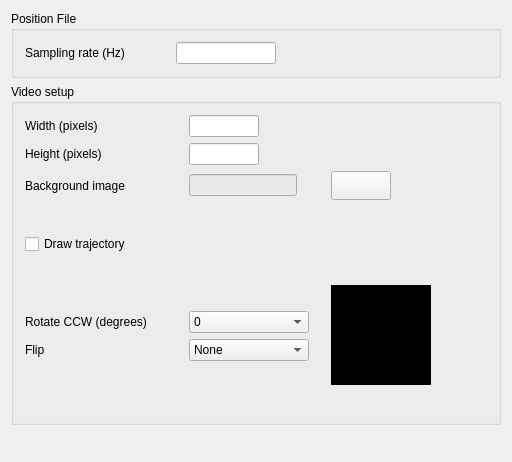
<?xml version="1.0" encoding="UTF-8"?>
<ui version="4.0" stdsetdef="1">
  <author></author>
  <comment></comment>
  <exportmacro></exportmacro>
  <class>PositionPropertiesLayout</class>
  <widget class="QWidget" name="PositionPropertiesLayout">
    <property name="geometry">
      <rect>
        <x>0</x>
        <y>0</y>
        <width>512</width>
        <height>462</height>
      </rect>
    </property>
    <property name="windowTitle">
      <string>Position Properties</string>
    </property>
    <layout class="QGridLayout">
      <item row="0" column="0">
        <widget class="QGroupBox" name="groupBox1">
          <property name="sizePolicy">
            <sizepolicy>
              <hsizetype>5</hsizetype>
              <vsizetype>0</vsizetype>
              <horstretch>0</horstretch>
              <verstretch>0</verstretch>
            </sizepolicy>
          </property>
          <property name="minimumSize">
            <size>
              <width>460</width>
              <height>0</height>
            </size>
          </property>
          <property name="title">
            <string>Position File</string>
          </property>
          <layout class="QGridLayout">
            <item row="0" column="0">
              <layout class="QHBoxLayout">
                <item>
                  <widget class="QLabel" name="sampleRateLabel">
                    <property name="text">
                      <string>Sampling rate (Hz)</string>
                    </property>
                    <property name="wordWrap">
                      <bool>false</bool>
                    </property>
                  </widget>
                </item>
                <item>
                  <spacer name="spacer4_2">
                    <property name="sizeHint">
                      <size>
                        <width>45</width>
                        <height>20</height>
                      </size>
                    </property>
                    <property name="sizeType">
                      <enum>QSizePolicy::Fixed</enum>
                    </property>
                    <property name="orientation">
                      <enum>Qt::Horizontal</enum>
                    </property>
                  </spacer>
                </item>
                <item>
                  <widget class="QLineEdit" name="samplingRateLineEdit">
                    <property name="sizePolicy">
                      <sizepolicy>
                        <hsizetype>0</hsizetype>
                        <vsizetype>0</vsizetype>
                        <horstretch>0</horstretch>
                        <verstretch>0</verstretch>
                      </sizepolicy>
                    </property>
                    <property name="minimumSize">
                      <size>
                        <width>100</width>
                        <height>0</height>
                      </size>
                    </property>
                    <property name="maximumSize">
                      <size>
                        <width>100</width>
                        <height>32767</height>
                      </size>
                    </property>
                  </widget>
                </item>
                <item>
                  <spacer name="spacer4">
                    <property name="sizeHint">
                      <size>
                        <width>11</width>
                        <height>20</height>
                      </size>
                    </property>
                    <property name="sizeType">
                      <enum>QSizePolicy::Expanding</enum>
                    </property>
                    <property name="orientation">
                      <enum>Qt::Horizontal</enum>
                    </property>
                  </spacer>
                </item>
              </layout>
            </item>
          </layout>
        </widget>
      </item>
      <item row="2" column="0">
        <spacer name="spacer1">
          <property name="sizeHint">
            <size>
              <width>21</width>
              <height>20</height>
            </size>
          </property>
          <property name="sizeType">
            <enum>QSizePolicy::Expanding</enum>
          </property>
          <property name="orientation">
            <enum>Qt::Vertical</enum>
          </property>
        </spacer>
      </item>
      <item row="1" column="0">
        <widget class="QGroupBox" name="groupBox2">
          <property name="sizePolicy">
            <sizepolicy>
              <hsizetype>5</hsizetype>
              <vsizetype>0</vsizetype>
              <horstretch>0</horstretch>
              <verstretch>0</verstretch>
            </sizepolicy>
          </property>
          <property name="minimumSize">
            <size>
              <width>460</width>
              <height>0</height>
            </size>
          </property>
          <property name="title">
            <string>Video setup</string>
          </property>
          <layout class="QGridLayout">
            <item row="0" column="0">
              <layout class="QGridLayout">
                <item row="2" column="2" rowspan="1" colspan="2">
                  <widget class="QLineEdit" name="backgroundLineEdit">
                    <property name="sizePolicy">
                      <sizepolicy>
                        <hsizetype>0</hsizetype>
                        <vsizetype>0</vsizetype>
                        <horstretch>0</horstretch>
                        <verstretch>0</verstretch>
                      </sizepolicy>
                    </property>
                    <property name="autoFillBackground">
                      <bool>true</bool>
                    </property>
                    <property name="palette">
                      <palette>
                        <active>
                          <colorrole role="Base">
                            <brush brushstyle="SolidPattern">
                              <color alpha="255">
                                <red>233</red>
                                <green>233</green>
                                <blue>233</blue>
                              </color>
                            </brush>
                          </colorrole>
                        </active>
                        <inactive>
                          <colorrole role="Base">
                            <brush brushstyle="SolidPattern">
                              <color alpha="255">
                                <red>233</red>
                                <green>233</green>
                                <blue>233</blue>
                              </color>
                            </brush>
                          </colorrole>
                        </inactive>
                        <disabled>
                          <colorrole role="Base">
                            <brush brushstyle="SolidPattern">
                              <color alpha="255">
                                <red>233</red>
                                <green>233</green>
                                <blue>233</blue>
                              </color>
                            </brush>
                          </colorrole>
                        </disabled>
                      </palette>
                    </property>
                  </widget>
                </item>
                <item row="6" column="2" rowspan="1" colspan="2">
                  <widget class="QComboBox" name="rotateComboBox">
                    <property name="sizePolicy">
                      <sizepolicy>
                        <hsizetype>0</hsizetype>
                        <vsizetype>0</vsizetype>
                        <horstretch>0</horstretch>
                        <verstretch>0</verstretch>
                      </sizepolicy>
                    </property>
                    <property name="minimumSize">
                      <size>
                        <width>120</width>
                        <height>0</height>
                      </size>
                    </property>
                    <property name="maximumSize">
                      <size>
                        <width>120</width>
                        <height>32767</height>
                      </size>
                    </property>
                    <item>
                      <property name="text">
                        <string>0</string>
                      </property>
                    </item>
                    <item>
                      <property name="text">
                        <string>90</string>
                      </property>
                    </item>
                    <item>
                      <property name="text">
                        <string>180</string>
                      </property>
                    </item>
                    <item>
                      <property name="text">
                        <string>270</string>
                      </property>
                    </item>
                  </widget>
                </item>
                <item row="1" column="0">
                  <widget class="QLabel" name="heightLabel">
                    <property name="text">
                      <string>Height (pixels)</string>
                    </property>
                    <property name="wordWrap">
                      <bool>false</bool>
                    </property>
                  </widget>
                </item>
                <item row="2" column="5">
                  <widget class="QPushButton" name="backgroundButton">
                    <property name="sizePolicy">
                      <sizepolicy>
                        <hsizetype>0</hsizetype>
                        <vsizetype>0</vsizetype>
                        <horstretch>0</horstretch>
                        <verstretch>0</verstretch>
                      </sizepolicy>
                    </property>
                    <property name="minimumSize">
                      <size>
                        <width>60</width>
                        <height>29</height>
                      </size>
                    </property>
                    <property name="text">
                      <string/>
                    </property>
                  </widget>
                </item>
                <item row="0" column="0">
                  <widget class="QLabel" name="widthLabel">
                    <property name="text">
                      <string>Width (pixels)</string>
                    </property>
                    <property name="wordWrap">
                      <bool>false</bool>
                    </property>
                  </widget>
                </item>
                <item row="7" column="0">
                  <widget class="QLabel" name="flipLabel">
                    <property name="text">
                      <string>Flip</string>
                    </property>
                    <property name="wordWrap">
                      <bool>false</bool>
                    </property>
                  </widget>
                </item>
                <item row="6" column="0">
                  <widget class="QLabel" name="rotateLabel">
                    <property name="text">
                      <string>Rotate CCW (degrees)</string>
                    </property>
                    <property name="wordWrap">
                      <bool>false</bool>
                    </property>
                  </widget>
                </item>
                <item row="6" column="4">
                  <spacer name="spacer18_2_2">
                    <property name="sizeHint">
                      <size>
                        <width>16</width>
                        <height>16</height>
                      </size>
                    </property>
                    <property name="sizeType">
                      <enum>QSizePolicy::Fixed</enum>
                    </property>
                    <property name="orientation">
                      <enum>Qt::Horizontal</enum>
                    </property>
                  </spacer>
                </item>
                <item row="7" column="6">
                  <spacer name="spacer4_3">
                    <property name="sizeHint">
                      <size>
                        <width>20</width>
                        <height>20</height>
                      </size>
                    </property>
                    <property name="sizeType">
                      <enum>QSizePolicy::MinimumExpanding</enum>
                    </property>
                    <property name="orientation">
                      <enum>Qt::Horizontal</enum>
                    </property>
                  </spacer>
                </item>
                <item row="4" column="0" rowspan="1" colspan="3">
                  <widget class="QCheckBox" name="checkBoxBackground">
                    <property name="text">
                      <string>Draw trajectory</string>
                    </property>
                  </widget>
                </item>
                <item row="1" column="2">
                  <widget class="QLineEdit" name="heightLineEdit">
                    <property name="sizePolicy">
                      <sizepolicy>
                        <hsizetype>0</hsizetype>
                        <vsizetype>0</vsizetype>
                        <horstretch>0</horstretch>
                        <verstretch>0</verstretch>
                      </sizepolicy>
                    </property>
                    <property name="minimumSize">
                      <size>
                        <width>70</width>
                        <height>0</height>
                      </size>
                    </property>
                    <property name="maximumSize">
                      <size>
                        <width>70</width>
                        <height>32767</height>
                      </size>
                    </property>
                  </widget>
                </item>
                <item row="5" column="5" rowspan="4" colspan="1">
                  <widget class="QLabel" name="backgroundPixmap2">
                    <property name="sizePolicy">
                      <sizepolicy>
                        <hsizetype>0</hsizetype>
                        <vsizetype>0</vsizetype>
                        <horstretch>0</horstretch>
                        <verstretch>0</verstretch>
                      </sizepolicy>
                    </property>
                    <property name="minimumSize">
                      <size>
                        <width>100</width>
                        <height>100</height>
                      </size>
                    </property>
                    <property name="maximumSize">
                      <size>
                        <width>100</width>
                        <height>100</height>
                      </size>
                    </property>
                    <property name="text">
                      <string/>
                    </property>
                    <property name="scaledContents">
                      <bool>true</bool>
                    </property>
                    <property name="autoFillBackground">
                      <bool>true</bool>
                    </property>
                    <property name="palette">
                      <palette>
                        <active>
                          <colorrole role="Window">
                            <brush brushstyle="SolidPattern">
                              <color alpha="255">
                                <red>0</red>
                                <green>0</green>
                                <blue>0</blue>
                              </color>
                            </brush>
                          </colorrole>
                        </active>
                        <inactive>
                          <colorrole role="Window">
                            <brush brushstyle="SolidPattern">
                              <color alpha="255">
                                <red>0</red>
                                <green>0</green>
                                <blue>0</blue>
                              </color>
                            </brush>
                          </colorrole>
                        </inactive>
                        <disabled>
                          <colorrole role="Window">
                            <brush brushstyle="SolidPattern">
                              <color alpha="255">
                                <red>0</red>
                                <green>0</green>
                                <blue>0</blue>
                              </color>
                            </brush>
                          </colorrole>
                        </disabled>
                      </palette>
                    </property>
                    <property name="wordWrap">
                      <bool>false</bool>
                    </property>
                  </widget>
                </item>
                <item row="8" column="3">
                  <spacer name="spacer20_2_2">
                    <property name="sizeHint">
                      <size>
                        <width>16</width>
                        <height>44</height>
                      </size>
                    </property>
                    <property name="sizeType">
                      <enum>QSizePolicy::Expanding</enum>
                    </property>
                    <property name="orientation">
                      <enum>Qt::Vertical</enum>
                    </property>
                  </spacer>
                </item>
                <item row="5" column="3">
                  <spacer name="spacer20_2">
                    <property name="sizeHint">
                      <size>
                        <width>16</width>
                        <height>45</height>
                      </size>
                    </property>
                    <property name="sizeType">
                      <enum>QSizePolicy::Expanding</enum>
                    </property>
                    <property name="orientation">
                      <enum>Qt::Vertical</enum>
                    </property>
                  </spacer>
                </item>
                <item row="3" column="2">
                  <spacer name="spacer20">
                    <property name="sizeHint">
                      <size>
                        <width>16</width>
                        <height>28</height>
                      </size>
                    </property>
                    <property name="sizeType">
                      <enum>QSizePolicy::Fixed</enum>
                    </property>
                    <property name="orientation">
                      <enum>Qt::Vertical</enum>
                    </property>
                  </spacer>
                </item>
                <item row="6" column="1">
                  <spacer name="spacer18_2">
                    <property name="sizeHint">
                      <size>
                        <width>30</width>
                        <height>16</height>
                      </size>
                    </property>
                    <property name="sizeType">
                      <enum>QSizePolicy::Fixed</enum>
                    </property>
                    <property name="orientation">
                      <enum>Qt::Horizontal</enum>
                    </property>
                  </spacer>
                </item>
                <item row="7" column="2" rowspan="1" colspan="2">
                  <widget class="QComboBox" name="filpComboBox">
                    <property name="sizePolicy">
                      <sizepolicy>
                        <hsizetype>0</hsizetype>
                        <vsizetype>0</vsizetype>
                        <horstretch>0</horstretch>
                        <verstretch>0</verstretch>
                      </sizepolicy>
                    </property>
                    <property name="minimumSize">
                      <size>
                        <width>120</width>
                        <height>0</height>
                      </size>
                    </property>
                    <property name="maximumSize">
                      <size>
                        <width>120</width>
                        <height>32767</height>
                      </size>
                    </property>
                    <item>
                      <property name="text">
                        <string>None</string>
                      </property>
                    </item>
                    <item>
                      <property name="text">
                        <string>Vertical</string>
                      </property>
                    </item>
                    <item>
                      <property name="text">
                        <string>Horizontal</string>
                      </property>
                    </item>
                  </widget>
                </item>
                <item row="0" column="2">
                  <widget class="QLineEdit" name="widthLineEdit">
                    <property name="sizePolicy">
                      <sizepolicy>
                        <hsizetype>0</hsizetype>
                        <vsizetype>0</vsizetype>
                        <horstretch>0</horstretch>
                        <verstretch>0</verstretch>
                      </sizepolicy>
                    </property>
                    <property name="minimumSize">
                      <size>
                        <width>70</width>
                        <height>0</height>
                      </size>
                    </property>
                    <property name="maximumSize">
                      <size>
                        <width>70</width>
                        <height>32767</height>
                      </size>
                    </property>
                  </widget>
                </item>
                <item row="2" column="0">
                  <widget class="QLabel" name="backgroundLabel">
                    <property name="text">
                      <string>Background image</string>
                    </property>
                    <property name="wordWrap">
                      <bool>false</bool>
                    </property>
                  </widget>
                </item>
              </layout>
            </item>
          </layout>
        </widget>
      </item>
    </layout>
  </widget>
  <layoutdefault spacing="6" margin="11"/>
  <pixmapfunction>qPixmapFromMimeSource</pixmapfunction>
  <resources>
    <include location="positionpropertieslayout.qrc"/>
  </resources>
</ui>
